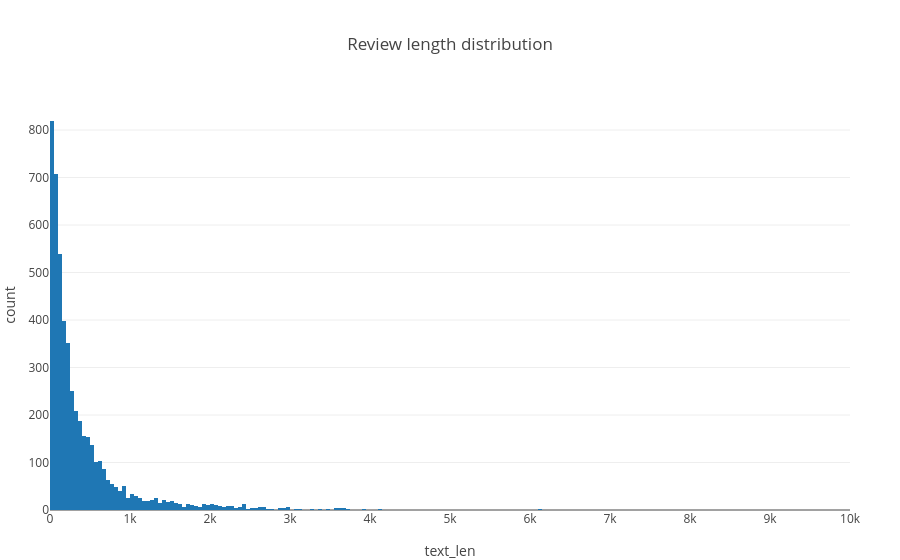

Notebook code for this chart:
### Code cell
plots.text_length_histogram(df).show()

### Figure 1 — Plotly figure (JSON) as saved in the notebook; plotly's stock layout.template omitted (floating-point values rounded to 4 significant figures; data arrays with more than 128 entries replaced by an {"elided": "..."} marker saying what was removed)
{"data": [{"bingroup": "x", "hovertemplate": "text_len=%{x}<br>count=%{y}<extra></extra>", "legendgroup": "", "marker": {"color": "#1F77B4", "pattern": {"shape": ""}}, "name": "", "orientation": "v", "showlegend": false, "type": "histogram", "x": {"elided": "4998 int values"}, "xaxis": "x", "yaxis": "y"}], "layout": {"barmode": "relative", "legend": {"tracegroupgap": 0}, "title": {"text": "Review length distribution"}, "xaxis": {"anchor": "y", "domain": [0, 1], "title": {"text": "text_len"}}, "yaxis": {"anchor": "x", "domain": [0, 1], "title": {"text": "count"}}}}
